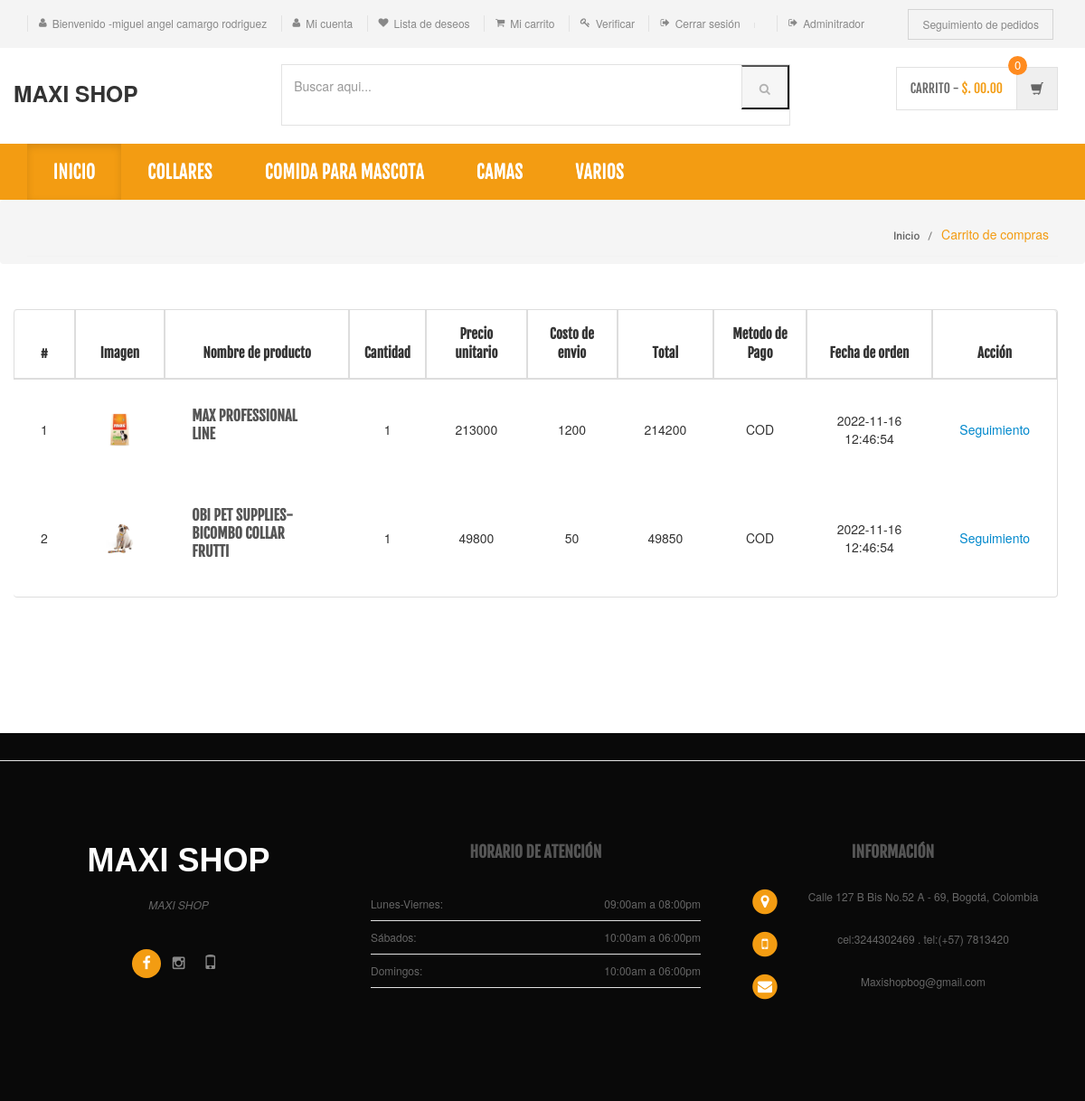
Screenshot of /order-history.php (signed in) with the database file from the repository.
### tables this page shows
CREATE TABLE `category` (
  `id` int(11) NOT NULL,
  `categoryName` varchar(255) DEFAULT NULL,
  `categoryDescription` longtext DEFAULT NULL,
  `creationDate` timestamp NOT NULL DEFAULT current_timestamp(),
  `updationDate` varchar(255) DEFAULT NULL
);

CREATE TABLE `orders` (
  `id` int(11) NOT NULL,
  `userId` int(11) DEFAULT NULL,
  `productId` varchar(255) DEFAULT NULL,
  `quantity` int(11) DEFAULT NULL,
  `orderDate` timestamp NOT NULL DEFAULT current_timestamp(),
  `paymentMethod` varchar(50) DEFAULT NULL,
  `orderStatus` varchar(55) DEFAULT NULL
);

CREATE TABLE `products` (
  `id` int(11) NOT NULL,
  `category` int(11) NOT NULL,
  `subCategory` int(11) DEFAULT NULL,
  `productName` varchar(255) DEFAULT NULL,
  `productCompany` varchar(255) DEFAULT NULL,
  `productPrice` int(11) DEFAULT NULL,
  `productPriceBeforeDiscount` int(11) DEFAULT NULL,
  `productDescription` longtext DEFAULT NULL,
  `productImage1` varchar(255) DEFAULT NULL,
  `productImage2` varchar(255) DEFAULT NULL,
  `productImage3` varchar(255) DEFAULT NULL,
  `shippingCharge` int(11) DEFAULT NULL,
  `productAvailability` varchar(255) DEFAULT NULL,
  `postingDate` timestamp NULL DEFAULT current_timestamp(),
  `updationDate` varchar(255) DEFAULT NULL
);

### order-history.php (the view, shortened to what this page needs)
<?php
include('includes/config.php');
if(strlen($_SESSION['login'])==0)
    {
header('location:login.php');
}
else{
?>
<!DOCTYPE html>
<html lang="es">
	<head>
	    <link rel="stylesheet" href="assets/css/bootstrap.min.css">
	    <link rel="stylesheet" href="assets/css/main.css">
		<link rel="stylesheet" href="assets/css/orange.css">
	    <link rel="stylesheet" href="assets/css/owl.carousel.css">
		<link rel="stylesheet" href="assets/css/owl.transitions.css">
		<link href="assets/css/lightbox.css" rel="stylesheet">
		<link rel="stylesheet" href="assets/css/animate.min.css">
		<link rel="stylesheet" href="assets/css/rateit.css">
		<link rel="stylesheet" href="assets/css/bootstrap-select.min.css">
		  <link href="assets/css/animate.css/animate.min.css" rel="stylesheet">
        <link href="assets/css/animate.css/bootstrap/css/bootstrap.min.css" rel="stylesheet">
        <link href="assets/css/animate.css/bootstrap-icons/bootstrap-icons.css" rel="stylesheet">
        <link href="asset/css/animate.css/boxicons.min.css" rel="stylesheet">
        <link href="assets/css/animate.css/glightbox/css/glightbox.min.css" rel="stylesheet">
        <link href="assets/css/animate.css/swiper-bundle.min.css" rel="stylesheet">
		<link rel="stylesheet" href="css/stilo.css">
		<link rel="stylesheet" href="assets/css/config.css">
		<link href="assets/css/orange.css" rel="alternate stylesheet" title="Orange color">
		<link rel="stylesheet" href="assets/css/font-awesome.min.css">
	</head>
    <body class="cnt-home">
<header class="header-style-1">
<?php include('includes/top-header.php');?>
<?php include('includes/main-header.php');?>
<?php include('includes/menu-bar.php');?>
</header>
<div class="breadcrumb">
	<div class="container">
		<div class="breadcrumb-inner">
			<ul class="list-inline list-unstyled">
				<li><a href="#">Inicio</a></li>
				<li class='active'>Carrito de compras</li>
			</ul>
		</div>
	</div>
</div>
<div class="body-content outer-top-xs">
	<div class="container">
		<div class="row inner-bottom-sm">
			<div class="shopping-cart">
				<div class="col-md-12 col-sm-12 shopping-cart-table ">
	<div class="table-responsive">
<form name="cart" method="post">
		<table class="table table-bordered">
			<thead>
				<tr>
					<th class="cart-romove item">#</th>
					<th class="cart-description item">Imagen</th>
					<th class="cart-product-name item">Nombre de producto</th>
					<th class="cart-qty item">Cantidad</th>
					<th class="cart-sub-total item">Precio unitario</th>
					<th class="cart-sub-total item">Costo de envio</th>
					<th class="cart-total item">Total</th>
					<th class="cart-total item">Metodo de Pago</th>
					<th class="cart-description item">Fecha de orden</th>
					<th class="cart-total last-item">Acción</th>
				</tr>
			</thead>
			<tbody>
<?php $query=mysqli_query($con,"select products.productImage1 as pimg1,products.productName as pname,products.id as proid,orders.productId as opid,orders.quantity as qty,products.productPrice as pprice,products.shippingCharge as shippingcharge,orders.paymentMethod as paym,orders.orderDate as odate,orders.id as orderid from orders join products on orders.productId=products.id where orders.userId='".$_SESSION['id']."' and orders.paymentMethod is not null");
$cnt=1;
while($row=mysqli_fetch_array($query))
{
?>
				<tr>
					<td><?php echo $cnt;?></td>
					<td class="cart-image">
						<a class="entry-thumbnail" href="detail.html">
						    <img src="admin/productimages/<?php echo $row['proid'];?>/<?php echo $row['pimg1'];?>" alt="" width="84" height="146">
						</a>
					</td>
					<td class="cart-product-name-info">
						<h4 class='cart-product-description'><a href="product-details.php?pid=<?php echo $row['opid'];?>">
						<?php echo $row['pname'];?></a></h4>
					</td>
					<td class="cart-product-quantity">
						<?php echo $qty=$row['qty']; ?>
		            </td>
					<td class="cart-product-sub-total"><?php echo $price=$row['pprice']; ?>  </td>
					<td class="cart-product-sub-total"><?php echo $shippcharge=$row['shippingcharge']; ?>  </td>
					<td class="cart-product-grand-total"><?php echo (($qty*$price)+$shippcharge);?></td>
					<td class="cart-product-sub-total"><?php echo $row['paym']; ?>  </td>
					<td class="cart-product-sub-total"><?php echo $row['odate']; ?>  </td>
					<td>
 <a href="javascript:void(0);" onClick="popUpWindow('track-order.php?oid=<?php echo htmlentities($row['orderid']);?>');" title="Track order">
					Seguimiento</td>
				</tr>
<?php $cnt=$cnt+1;} ?>
			</tbody>
		</table>
	</div>
</div>
		</div>
		</div>
	</div>
</div>
<?php include('includes/footer.php');?>
</body>
</html>
<?php } ?>

### includes/menu-bar.php (shortened to what this page needs)
<div class="header-nav animate-dropdown">
    <div class="container">
        <div class="yamm navbar navbar-default " role="navigation">
            <div class="nav-bg-class">
                <div class="navbar-collapse collapse" id="mc-horizontal-menu-collapse">
	<div class="nav-outer">
		<ul class="nav navbar-nav">
			<li class="active dropdown yamm-fw">
				<a  data-hover="dropdown" href="index.php"  class="">Inicio</a>
			</li>
              <?php $sql=mysqli_query($con,"select id,categoryName  from category limit 6");
while($row=mysqli_fetch_array($sql))
{
    ?>
			<li class="dropdown yamm">
				<a href="category.php?cid=<?php echo $row['id'];?>"> <?php echo $row['categoryName'];?></a>
			</li>
			<?php } ?>
		</ul>
		<div class="clearfix"></div>
	</div>
</div>
            </div>
        </div>
    </div>
</div>

### assets/css/orange.css (style rules this page uses)
a { color: #f39c12; }
.header-style-1 .header-nav { background: #f39c12; }
.cnt-home .header-style-1 .header-nav .navbar .navbar-nav > li.active { background: #f39c12; }
.breadcrumb ul li.active { color: #f39c12; }

### assets/css/lightbox.css (style rules this page uses)
body:after { content: url(../images/close.png) url(../images/loading.gif) url(../images/prev.png) url(../images/next.png); display: none; }

### rows the page displays
category: categoryName "COLLARES"
category: categoryName "COMIDA PARA MASCOTA"
category: categoryName "CAMAS"
category: categoryName "VARIOS"
orders: productId.productImage1 (picture), productId.productName "MAX PROFESSIONAL LINE", quantity "1", productId.productPrice "213000", productId.shippingCharge "1200", ($qty*$price)+$shippcharge "214200", paymentMethod "COD", orderDate "2022-11-16 12:46:54"
orders: productId.productImage1 (picture), productId.productName "OBI PET SUPPLIES-BICOMBO COLLAR FRUTTI", quantity "1", productId.productPrice "49800", productId.shippingCharge "50", ($qty*$price)+$shippcharge "49850", paymentMethod "COD", orderDate "2022-11-16 12:46:54"

### other values shown
$_SESSION['username'] "miguel angel camargo rodriguez"
